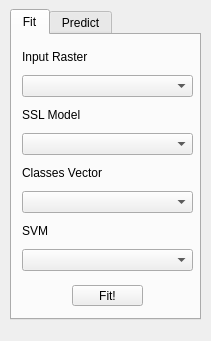
<?xml version="1.0" encoding="UTF-8"?>
<ui version="4.0">
 <class>DockWidget</class>
 <widget class="QDockWidget" name="DockWidget">
  <property name="geometry">
   <rect>
    <x>0</x>
    <y>0</y>
    <width>211</width>
    <height>341</height>
   </rect>
  </property>
  <property name="windowTitle">
   <string>My Dumb Widget</string>
  </property>
  <widget class="QWidget" name="dockWidgetContents">
   <widget class="QTabWidget" name="tabWidget">
    <property name="geometry">
     <rect>
      <x>10</x>
      <y>9</y>
      <width>191</width>
      <height>311</height>
     </rect>
    </property>
    <property name="currentIndex">
     <number>0</number>
    </property>
    <widget class="QWidget" name="tab">
     <property name="enabled">
      <bool>true</bool>
     </property>
     <attribute name="title">
      <string>Fit</string>
     </attribute>
     <widget class="QWidget" name="verticalLayoutWidget">
      <property name="geometry">
       <rect>
        <x>10</x>
        <y>10</y>
        <width>171</width>
        <height>231</height>
       </rect>
      </property>
      <layout class="QVBoxLayout" name="verticalLayout">
       <property name="spacing">
        <number>6</number>
       </property>
       <property name="sizeConstraint">
        <enum>QLayout::SetMinimumSize</enum>
       </property>
       <item>
        <widget class="QLabel" name="label">
         <property name="sizePolicy">
          <sizepolicy hsizetype="Minimum" vsizetype="Maximum">
           <horstretch>0</horstretch>
           <verstretch>0</verstretch>
          </sizepolicy>
         </property>
         <property name="text">
          <string>Input Raster</string>
         </property>
         <property name="alignment">
          <set>Qt::AlignBottom|Qt::AlignLeading|Qt::AlignLeft</set>
         </property>
        </widget>
       </item>
       <item>
        <widget class="QComboBox" name="comboBox">
         <property name="currentText">
          <string/>
         </property>
         <property name="placeholderText">
          <string>Input Raster</string>
         </property>
        </widget>
       </item>
       <item>
        <widget class="QLabel" name="label_2">
         <property name="sizePolicy">
          <sizepolicy hsizetype="Minimum" vsizetype="Maximum">
           <horstretch>0</horstretch>
           <verstretch>0</verstretch>
          </sizepolicy>
         </property>
         <property name="text">
          <string>SSL Model</string>
         </property>
         <property name="alignment">
          <set>Qt::AlignBottom|Qt::AlignLeading|Qt::AlignLeft</set>
         </property>
        </widget>
       </item>
       <item>
        <widget class="QComboBox" name="comboBox_2">
         <property name="placeholderText">
          <string>SSL Model</string>
         </property>
        </widget>
       </item>
       <item>
        <widget class="QLabel" name="label_3">
         <property name="sizePolicy">
          <sizepolicy hsizetype="Minimum" vsizetype="Maximum">
           <horstretch>0</horstretch>
           <verstretch>0</verstretch>
          </sizepolicy>
         </property>
         <property name="text">
          <string>Classes Vector</string>
         </property>
         <property name="alignment">
          <set>Qt::AlignBottom|Qt::AlignLeading|Qt::AlignLeft</set>
         </property>
        </widget>
       </item>
       <item>
        <widget class="QComboBox" name="comboBox_3">
         <property name="placeholderText">
          <string>Classes Vector</string>
         </property>
        </widget>
       </item>
       <item>
        <widget class="QLabel" name="label_4">
         <property name="sizePolicy">
          <sizepolicy hsizetype="Minimum" vsizetype="Maximum">
           <horstretch>0</horstretch>
           <verstretch>0</verstretch>
          </sizepolicy>
         </property>
         <property name="text">
          <string>SVM</string>
         </property>
         <property name="alignment">
          <set>Qt::AlignBottom|Qt::AlignLeading|Qt::AlignLeft</set>
         </property>
        </widget>
       </item>
       <item>
        <widget class="QComboBox" name="comboBox_4"/>
       </item>
      </layout>
     </widget>
     <widget class="QPushButton" name="pushButton">
      <property name="geometry">
       <rect>
        <x>60</x>
        <y>250</y>
        <width>71</width>
        <height>21</height>
       </rect>
      </property>
      <property name="text">
       <string>Fit!</string>
      </property>
     </widget>
    </widget>
    <widget class="QWidget" name="tab_2">
     <attribute name="title">
      <string>Predict</string>
     </attribute>
     <widget class="QPushButton" name="pushButton_2">
      <property name="geometry">
       <rect>
        <x>60</x>
        <y>250</y>
        <width>71</width>
        <height>21</height>
       </rect>
      </property>
      <property name="text">
       <string>Predict!</string>
      </property>
     </widget>
     <widget class="QWidget" name="verticalLayoutWidget_3">
      <property name="geometry">
       <rect>
        <x>10</x>
        <y>10</y>
        <width>171</width>
        <height>231</height>
       </rect>
      </property>
      <layout class="QVBoxLayout" name="verticalLayout_3">
       <property name="spacing">
        <number>6</number>
       </property>
       <property name="sizeConstraint">
        <enum>QLayout::SetMinimumSize</enum>
       </property>
       <item>
        <widget class="QLabel" name="label_5">
         <property name="sizePolicy">
          <sizepolicy hsizetype="Minimum" vsizetype="Maximum">
           <horstretch>0</horstretch>
           <verstretch>0</verstretch>
          </sizepolicy>
         </property>
         <property name="text">
          <string>Input Raster</string>
         </property>
         <property name="alignment">
          <set>Qt::AlignBottom|Qt::AlignLeading|Qt::AlignLeft</set>
         </property>
        </widget>
       </item>
       <item>
        <widget class="QComboBox" name="comboBox_5">
         <property name="currentText">
          <string/>
         </property>
         <property name="placeholderText">
          <string>Input Raster</string>
         </property>
        </widget>
       </item>
       <item>
        <widget class="QLabel" name="label_6">
         <property name="sizePolicy">
          <sizepolicy hsizetype="Minimum" vsizetype="Maximum">
           <horstretch>0</horstretch>
           <verstretch>0</verstretch>
          </sizepolicy>
         </property>
         <property name="text">
          <string>SSL Model</string>
         </property>
         <property name="alignment">
          <set>Qt::AlignBottom|Qt::AlignLeading|Qt::AlignLeft</set>
         </property>
        </widget>
       </item>
       <item>
        <widget class="QComboBox" name="comboBox_6">
         <property name="placeholderText">
          <string>SSL Model</string>
         </property>
        </widget>
       </item>
       <item>
        <widget class="QLabel" name="label_8">
         <property name="sizePolicy">
          <sizepolicy hsizetype="Minimum" vsizetype="Maximum">
           <horstretch>0</horstretch>
           <verstretch>0</verstretch>
          </sizepolicy>
         </property>
         <property name="text">
          <string>SVM</string>
         </property>
         <property name="alignment">
          <set>Qt::AlignBottom|Qt::AlignLeading|Qt::AlignLeft</set>
         </property>
        </widget>
       </item>
       <item>
        <widget class="QComboBox" name="comboBox_8"/>
       </item>
      </layout>
     </widget>
    </widget>
   </widget>
  </widget>
 </widget>
 <resources/>
 <connections/>
</ui>
